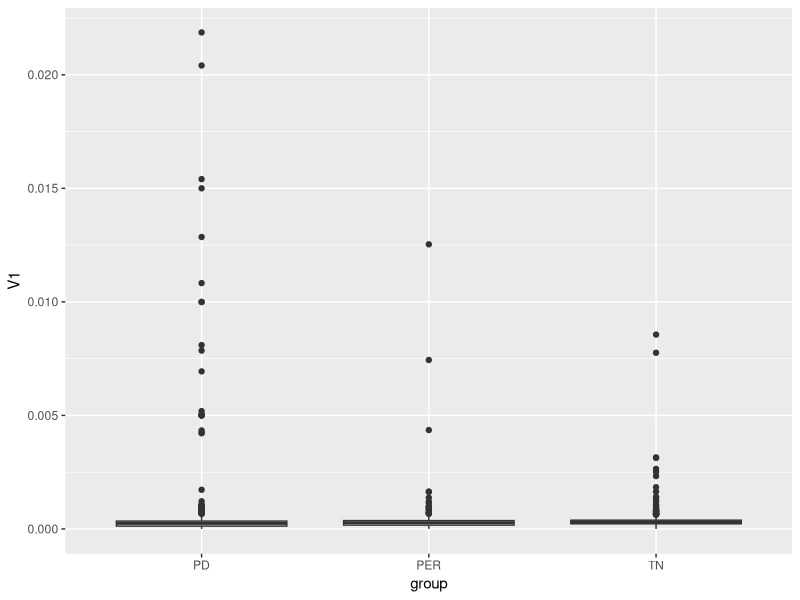
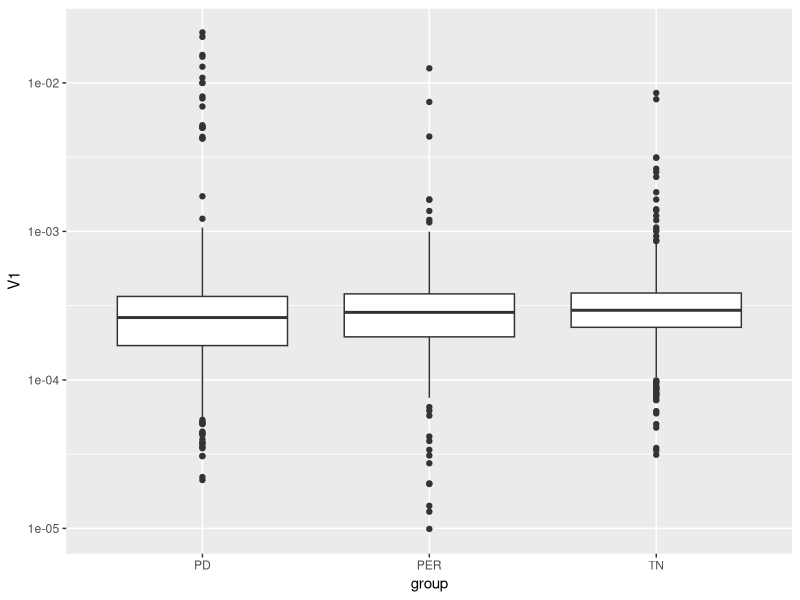

The R source for these figures, in order:
## ---- chunk 1
library(ggplot2)
library(reshape2)
## ---- chunk 2
setwd('/Users/lincoln.harris/code/ercc_exploration/')
## ---- chunk 3
sub_rates_TN <- read.csv('sub_rates_TN.csv', header = FALSE)
sub_rates_PER <- read.csv('sub_rates_PER.csv', header = FALSE)
sub_rates_PD <- read.csv('sub_rates_PD.csv', header = FALSE)
## ---- chunk 4
sub_rates_TN$group <- 'TN'
sub_rates_PER$group <- 'PER'
sub_rates_PD$group <- 'PD'
## ---- chunk 5
big_df <- rbind(sub_rates_TN, sub_rates_PER, sub_rates_PD)
## ---- chunk 6
p0 <- ggplot(big_df, aes(x=group, y=V1)) + geom_boxplot()
p0
## ---- chunk 7
p1 <- ggplot(big_df, aes(x=group, y=V1)) + geom_boxplot() + scale_y_log10()
p1
